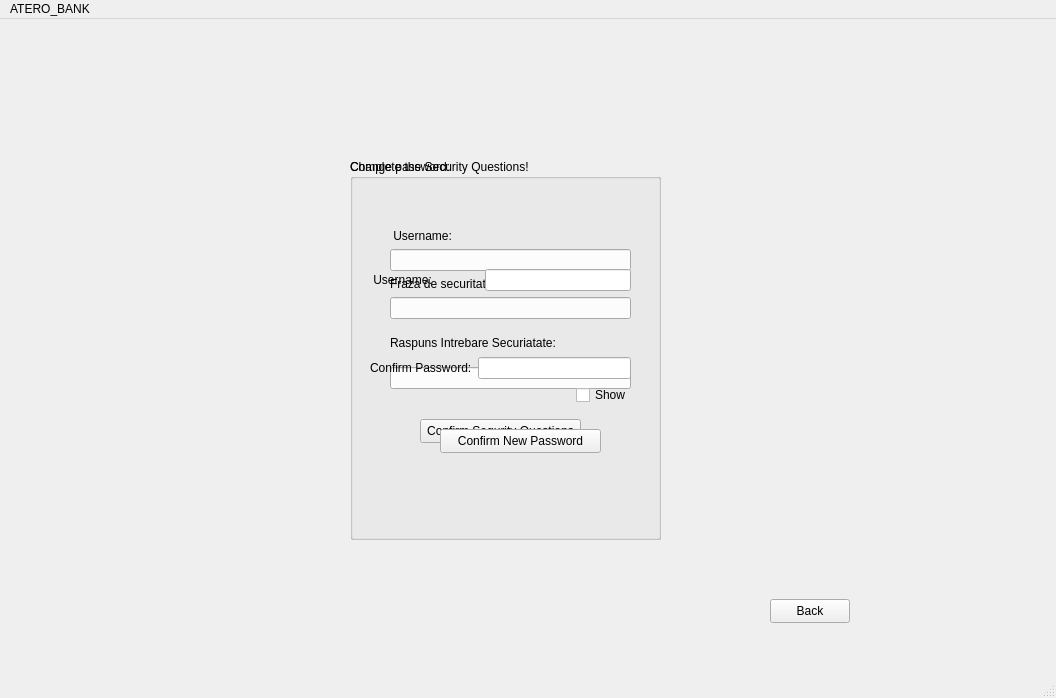
<?xml version="1.0" encoding="UTF-8"?>
<ui version="4.0">
 <class>Security_Questions_Window</class>
 <widget class="QMainWindow" name="Security_Questions_Window">
  <property name="geometry">
   <rect>
    <x>0</x>
    <y>0</y>
    <width>1056</width>
    <height>698</height>
   </rect>
  </property>
  <property name="windowTitle">
   <string>MainWindow</string>
  </property>
  <widget class="QWidget" name="centralwidget">
   <widget class="QLabel" name="background">
    <property name="geometry">
     <rect>
      <x>0</x>
      <y>0</y>
      <width>1061</width>
      <height>661</height>
     </rect>
    </property>
    <property name="text">
     <string/>
    </property>
    <property name="pixmap">
     <pixmap resource="Resources.qrc">:/rec/img/Questions_Securrity.jpg</pixmap>
    </property>
    <property name="scaledContents">
     <bool>true</bool>
    </property>
   </widget>
   <widget class="QGroupBox" name="SecurityBox">
    <property name="geometry">
     <rect>
      <x>350</x>
      <y>140</y>
      <width>311</width>
      <height>381</height>
     </rect>
    </property>
    <property name="title">
     <string>Complete the Security Questions!</string>
    </property>
    <widget class="QPushButton" name="confirm_security_Button">
     <property name="geometry">
      <rect>
       <x>70</x>
       <y>260</y>
       <width>161</width>
       <height>24</height>
      </rect>
     </property>
     <property name="text">
      <string>Confirm Sequrity Questions</string>
     </property>
    </widget>
    <widget class="QWidget" name="layoutWidget">
     <property name="geometry">
      <rect>
       <x>40</x>
       <y>70</y>
       <width>241</width>
       <height>160</height>
      </rect>
     </property>
     <layout class="QVBoxLayout" name="verticalLayout_3">
      <item>
       <layout class="QVBoxLayout" name="verticalLayout">
        <item>
         <layout class="QHBoxLayout" name="horizontalLayout_3">
          <item>
           <layout class="QVBoxLayout" name="verticalLayout_5">
            <item>
             <widget class="QLabel" name="label_username_security">
              <property name="text">
               <string> Username:              </string>
              </property>
             </widget>
            </item>
            <item>
             <widget class="QLineEdit" name="lineEdit_username_security"/>
            </item>
           </layout>
          </item>
         </layout>
        </item>
        <item>
         <widget class="QLabel" name="label_fraza_Securitate">
          <property name="text">
           <string>Fraza de securitate:</string>
          </property>
         </widget>
        </item>
        <item>
         <widget class="QLineEdit" name="lineEdit_fraza_securitate"/>
        </item>
       </layout>
      </item>
      <item>
       <layout class="QVBoxLayout" name="verticalLayout_2">
        <item>
         <widget class="QLabel" name="label_rasp_intrebare_sec">
          <property name="text">
           <string>Raspuns Intrebare Securiatate:</string>
          </property>
         </widget>
        </item>
        <item>
         <widget class="QLineEdit" name="lineEdit_rasp_intre_sec"/>
        </item>
       </layout>
      </item>
     </layout>
    </widget>
   </widget>
   <widget class="QGroupBox" name="NewPasswordBox">
    <property name="geometry">
     <rect>
      <x>350</x>
      <y>140</y>
      <width>311</width>
      <height>381</height>
     </rect>
    </property>
    <property name="title">
     <string>Change password:</string>
    </property>
    <widget class="QPushButton" name="confirm_password_Button">
     <property name="geometry">
      <rect>
       <x>90</x>
       <y>270</y>
       <width>161</width>
       <height>24</height>
      </rect>
     </property>
     <property name="text">
      <string>Confirm New Password</string>
     </property>
    </widget>
    <widget class="QWidget" name="layoutWidget">
     <property name="geometry">
      <rect>
       <x>20</x>
       <y>110</y>
       <width>261</width>
       <height>136</height>
      </rect>
     </property>
     <layout class="QVBoxLayout" name="verticalLayout_4">
      <item>
       <layout class="QHBoxLayout" name="horizontalLayout">
        <item>
         <widget class="QLabel" name="label_username">
          <property name="text">
           <string> Username:              </string>
          </property>
         </widget>
        </item>
        <item>
         <widget class="QLineEdit" name="lineEdit_username"/>
        </item>
       </layout>
      </item>
      <item>
       <spacer name="verticalSpacer">
        <property name="orientation">
         <enum>Qt::Vertical</enum>
        </property>
        <property name="sizeHint" stdset="0">
         <size>
          <width>20</width>
          <height>40</height>
         </size>
        </property>
       </spacer>
      </item>
      <item>
       <layout class="QHBoxLayout" name="horizontalLayout_2">
        <item>
         <widget class="QLabel" name="label_confirmPassword">
          <property name="text">
           <string>Confirm Password:</string>
          </property>
         </widget>
        </item>
        <item>
         <widget class="QLineEdit" name="lineEdit_confirmPassword"/>
        </item>
       </layout>
      </item>
      <item>
       <layout class="QHBoxLayout" name="horizontalLayout_4">
        <item>
         <spacer name="horizontalSpacer">
          <property name="orientation">
           <enum>Qt::Horizontal</enum>
          </property>
          <property name="sizeHint" stdset="0">
           <size>
            <width>40</width>
            <height>20</height>
           </size>
          </property>
         </spacer>
        </item>
        <item>
         <widget class="QCheckBox" name="hidebox2">
          <property name="text">
           <string>Show</string>
          </property>
         </widget>
        </item>
       </layout>
      </item>
     </layout>
    </widget>
   </widget>
   <widget class="QPushButton" name="backButton">
    <property name="geometry">
     <rect>
      <x>770</x>
      <y>580</y>
      <width>80</width>
      <height>24</height>
     </rect>
    </property>
    <property name="text">
     <string>Back</string>
    </property>
   </widget>
  </widget>
  <widget class="QMenuBar" name="menubar">
   <property name="geometry">
    <rect>
     <x>0</x>
     <y>0</y>
     <width>1056</width>
     <height>21</height>
    </rect>
   </property>
   <widget class="QMenu" name="menuATERO_BANK">
    <property name="title">
     <string>ATERO_BANK</string>
    </property>
   </widget>
   <addaction name="menuATERO_BANK"/>
  </widget>
  <widget class="QStatusBar" name="statusbar"/>
 </widget>
 <resources>
  <include location="Resources.qrc"/>
 </resources>
 <connections/>
</ui>
